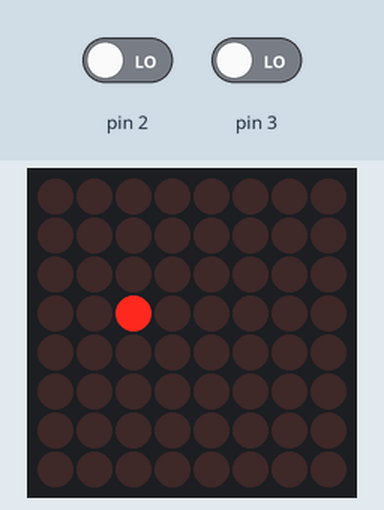
This sketch was run on a simulated Arduino Uno, built with avr-gcc and run on an emulated ATmega328P. Shown: 8×8 LED matrix. Inputs (shaded band) come from the test bench; at power-on: pin 2 LOW, pin 3 LOW.

Above: at 1.4 s.
1.5 s: pin 2 driven HIGH
At 4.1 s:
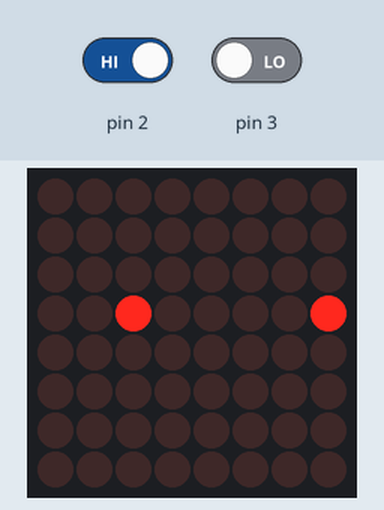
4.5 s: pin 3 driven HIGH
At 4.7 s:
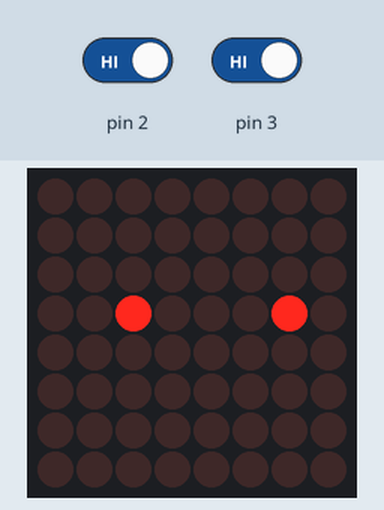
7.5 s: pin 2 driven LOW
At 8.3 s:
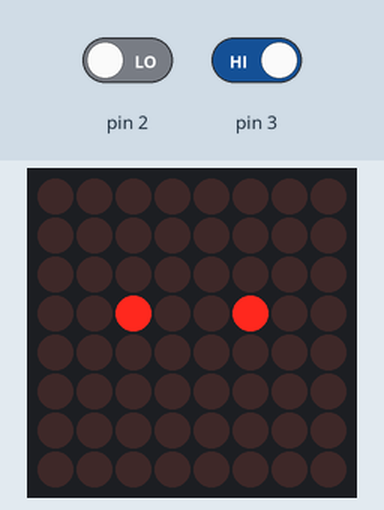
10.5 s: pin 2 driven HIGH
At 11.0 s:
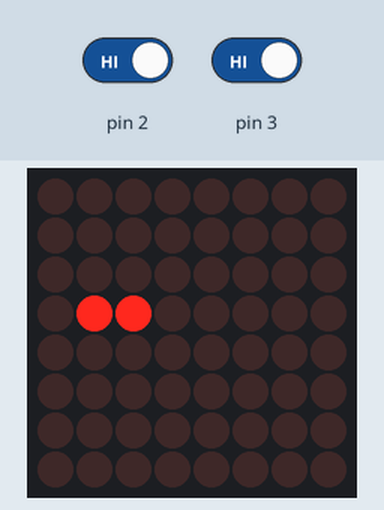
Timing chart, 0 to 13.5 s (numbered marks = the images above; inputs shaded):
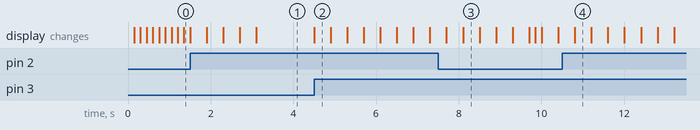

The sketch:

Code.ino
```cpp
#include "LedControl.h"
LedControl matrix = LedControl(12, 11, 10);

unsigned long delaytime = 250;

int row_1_p = 3;
int col_1_p = 2;

int row_p = 3;
int col_p = 2;

void setup()
{
  matrix.shutdown(0, false);
  matrix.setIntensity(0, 8);
  matrix.clearDisplay(0);
  pinMode(2, INPUT);
  pinMode(3, INPUT);
}

void loop()
{
  matrix.setLed(0, row_1_p, col_1_p, true);
  matrix.setLed(0, row_p, col_p, true);
  if (digitalRead(2) == HIGH)
  {
    if (col_p < 7)
    {
    matrix.setLed(0, row_p, col_p, false);
    col_p = col_p + 1;
    matrix.setLed(0, row_p, col_p, true);
    delay(400);
    }
  }
  if (digitalRead(3) == HIGH)
  {
    if (col_p > 0)
    {
      matrix.setLed(0, row_p, col_p, false);
      col_p = col_p - 1;
      matrix.setLed(0, row_p, col_p, true);
      delay(400);
    }
  }


  if (row_p == row_1_p and col_p == col_1_p)
  {
    matrix.setLed(0,row_p, col_p, false);
    delay(150);
    matrix.setLed(0,row_p, col_p, true);
    delay(150);
  }
}
```

Measured:
- after the input at 1.5 s, the display: first changes at once (image 1 shows a later state)
- after the input at 4.5 s, the display: changes at once (image 2)
- after the input at 7.5 s, the display: first differs from a run without the input after 0.61 s (image 3)
- after the input at 10.5 s, the display: changes after 0.31 s (image 4)
- what the display in image 2 shows lasts 0.4 s, from 4.5 s to 4.9 s
